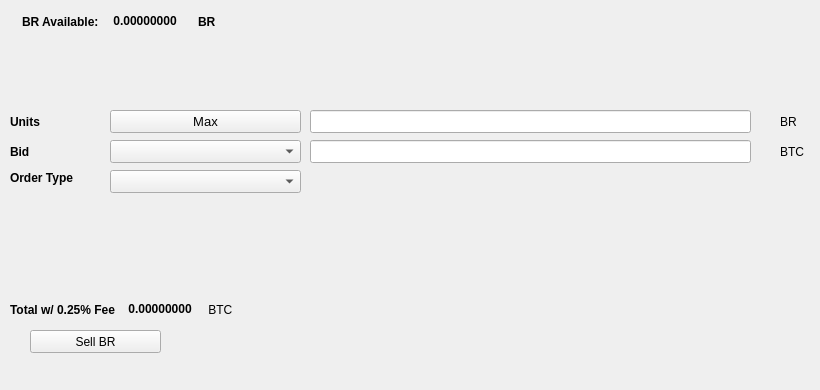
   <widget class="QWidget" name="SellTab">
    <attribute name="title">
     <string>Sell</string>
    </attribute>
    <widget class="QLabel" name="label_16">
     <property name="geometry">
      <rect>
       <x>780</x>
       <y>140</y>
       <width>31</width>
       <height>23</height>
      </rect>
     </property>
     <property name="text">
      <string>BTC</string>
     </property>
    </widget>
    <widget class="QComboBox" name="SellBidcomboBox">
     <property name="geometry">
      <rect>
       <x>110</x>
       <y>140</y>
       <width>191</width>
       <height>23</height>
      </rect>
     </property>
     <property name="font">
      <font>
       <pointsize>10</pointsize>
      </font>
     </property>
    </widget>
    <widget class="QLabel" name="label_18">
     <property name="geometry">
      <rect>
       <x>10</x>
       <y>110</y>
       <width>46</width>
       <height>23</height>
      </rect>
     </property>
     <property name="font">
      <font>
       <weight>75</weight>
       <bold>true</bold>
      </font>
     </property>
     <property name="text">
      <string>Units</string>
     </property>
    </widget>
    <widget class="QPushButton" name="Sell_Max_Amount">
     <property name="geometry">
      <rect>
       <x>110</x>
       <y>110</y>
       <width>191</width>
       <height>23</height>
      </rect>
     </property>
     <property name="font">
      <font>
       <pointsize>10</pointsize>
      </font>
     </property>
     <property name="text">
      <string>Max</string>
     </property>
    </widget>
    <widget class="QLabel" name="label_20">
     <property name="geometry">
      <rect>
       <x>10</x>
       <y>170</y>
       <width>91</width>
       <height>16</height>
      </rect>
     </property>
     <property name="font">
      <font>
       <weight>75</weight>
       <bold>true</bold>
      </font>
     </property>
     <property name="text">
      <string>Order Type</string>
     </property>
    </widget>
    <widget class="QComboBox" name="SellOrdertypeCombo">
     <property name="geometry">
      <rect>
       <x>110</x>
       <y>170</y>
       <width>191</width>
       <height>23</height>
      </rect>
     </property>
     <property name="font">
      <font>
       <pointsize>10</pointsize>
      </font>
     </property>
    </widget>
    <widget class="QLabel" name="label_21">
     <property name="geometry">
      <rect>
       <x>10</x>
       <y>140</y>
       <width>46</width>
       <height>23</height>
      </rect>
     </property>
     <property name="font">
      <font>
       <weight>75</weight>
       <bold>true</bold>
      </font>
     </property>
     <property name="text">
      <string>Bid</string>
     </property>
    </widget>
    <widget class="QLabel" name="label_22">
     <property name="geometry">
      <rect>
       <x>780</x>
       <y>110</y>
       <width>31</width>
       <height>23</height>
      </rect>
     </property>
     <property name="text">
      <string>BR</string>
     </property>
    </widget>
    <widget class="QLineEdit" name="UnitsInputBR">
     <property name="geometry">
      <rect>
       <x>310</x>
       <y>110</y>
       <width>441</width>
       <height>23</height>
      </rect>
     </property>
     <property name="font">
      <font>
       <pointsize>9</pointsize>
       <weight>75</weight>
       <bold>true</bold>
      </font>
     </property>
    </widget>
    <widget class="QLineEdit" name="SellBidPriceEdit">
     <property name="geometry">
      <rect>
       <x>310</x>
       <y>140</y>
       <width>441</width>
       <height>23</height>
      </rect>
     </property>
     <property name="font">
      <font>
       <pointsize>9</pointsize>
       <weight>75</weight>
       <bold>true</bold>
      </font>
     </property>
    </widget>
    <widget class="QPushButton" name="SellBRBTN">
     <property name="geometry">
      <rect>
       <x>30</x>
       <y>330</y>
       <width>131</width>
       <height>23</height>
      </rect>
     </property>
     <property name="text">
      <string>Sell BR</string>
     </property>
     <property name="icon">
      <iconset resource="../catocoin">
       <normaloff>:/icons/bitcoin</normaloff>:/icons/bitcoin</iconset>
     </property>
    </widget>
    <widget class="QWidget" name="layoutWidget3">
     <property name="geometry">
      <rect>
       <x>22</x>
       <y>12</y>
       <width>258</width>
       <height>19</height>
      </rect>
     </property>
     <layout class="QHBoxLayout" name="horizontalLayout">
      <item>
       <widget class="QLabel" name="label232_2">
        <property name="font">
         <font>
          <weight>75</weight>
          <bold>true</bold>
         </font>
        </property>
        <property name="text">
         <string>BR Available:</string>
        </property>
       </widget>
      </item>
      <item>
       <widget class="QLabel" name="BRAvailableLabel">
        <property name="palette">
         <palette>
          <active>
           <colorrole role="WindowText">
            <brush brushstyle="SolidPattern">
             <color alpha="255">
              <red>0</red>
              <green>0</green>
              <blue>0</blue>
             </color>
            </brush>
           </colorrole>
           <colorrole role="Button">
            <brush brushstyle="SolidPattern">
             <color alpha="255">
              <red>0</red>
              <green>170</green>
              <blue>0</blue>
             </color>
            </brush>
           </colorrole>
           <colorrole role="Light">
            <brush brushstyle="SolidPattern">
             <color alpha="255">
              <red>0</red>
              <green>255</green>
              <blue>0</blue>
             </color>
            </brush>
           </colorrole>
           <colorrole role="Midlight">
            <brush brushstyle="SolidPattern">
             <color alpha="255">
              <red>0</red>
              <green>212</green>
              <blue>0</blue>
             </color>
            </brush>
           </colorrole>
           <colorrole role="Dark">
            <brush brushstyle="SolidPattern">
             <color alpha="255">
              <red>0</red>
              <green>85</green>
              <blue>0</blue>
             </color>
            </brush>
           </colorrole>
           <colorrole role="Mid">
            <brush brushstyle="SolidPattern">
             <color alpha="255">
              <red>0</red>
              <green>113</green>
              <blue>0</blue>
             </color>
            </brush>
           </colorrole>
           <colorrole role="Text">
            <brush brushstyle="SolidPattern">
             <color alpha="255">
              <red>0</red>
              <green>170</green>
              <blue>0</blue>
             </color>
            </brush>
           </colorrole>
           <colorrole role="BrightText">
            <brush brushstyle="SolidPattern">
             <color alpha="255">
              <red>255</red>
              <green>255</green>
              <blue>255</blue>
             </color>
            </brush>
           </colorrole>
           <colorrole role="ButtonText">
            <brush brushstyle="SolidPattern">
             <color alpha="255">
              <red>0</red>
              <green>0</green>
              <blue>0</blue>
             </color>
            </brush>
           </colorrole>
           <colorrole role="Base">
            <brush brushstyle="SolidPattern">
             <color alpha="255">
              <red>255</red>
              <green>255</green>
              <blue>255</blue>
             </color>
            </brush>
           </colorrole>
           <colorrole role="Window">
            <brush brushstyle="SolidPattern">
             <color alpha="255">
              <red>0</red>
              <green>170</green>
              <blue>0</blue>
             </color>
            </brush>
           </colorrole>
           <colorrole role="Shadow">
            <brush brushstyle="SolidPattern">
             <color alpha="255">
              <red>0</red>
              <green>0</green>
              <blue>0</blue>
             </color>
            </brush>
           </colorrole>
           <colorrole role="AlternateBase">
            <brush brushstyle="SolidPattern">
             <color alpha="255">
              <red>127</red>
              <green>212</green>
              <blue>127</blue>
             </color>
            </brush>
           </colorrole>
           <colorrole role="ToolTipBase">
            <brush brushstyle="SolidPattern">
             <color alpha="255">
              <red>255</red>
              <green>255</green>
              <blue>220</blue>
             </color>
            </brush>
           </colorrole>
           <colorrole role="ToolTipText">
            <brush brushstyle="SolidPattern">
             <color alpha="255">
              <red>0</red>
              <green>0</green>
              <blue>0</blue>
             </color>
            </brush>
           </colorrole>
          </active>
          <inactive>
           <colorrole role="WindowText">
            <brush brushstyle="SolidPattern">
             <color alpha="255">
              <red>0</red>
              <green>0</green>
              <blue>0</blue>
             </color>
            </brush>
           </colorrole>
           <colorrole role="Button">
            <brush brushstyle="SolidPattern">
             <color alpha="255">
              <red>0</red>
              <green>170</green>
              <blue>0</blue>
             </color>
            </brush>
           </colorrole>
           <colorrole role="Light">
            <brush brushstyle="SolidPattern">
             <color alpha="255">
              <red>0</red>
              <green>255</green>
              <blue>0</blue>
             </color>
            </brush>
           </colorrole>
           <colorrole role="Midlight">
            <brush brushstyle="SolidPattern">
             <color alpha="255">
              <red>0</red>
              <green>212</green>
              <blue>0</blue>
             </color>
            </brush>
           </colorrole>
           <colorrole role="Dark">
            <brush brushstyle="SolidPattern">
             <color alpha="255">
              <red>0</red>
              <green>85</green>
              <blue>0</blue>
             </color>
            </brush>
           </colorrole>
           <colorrole role="Mid">
            <brush brushstyle="SolidPattern">
             <color alpha="255">
              <red>0</red>
              <green>113</green>
              <blue>0</blue>
             </color>
            </brush>
           </colorrole>
           <colorrole role="Text">
            <brush brushstyle="SolidPattern">
             <color alpha="255">
              <red>0</red>
              <green>170</green>
              <blue>0</blue>
             </color>
            </brush>
           </colorrole>
           <colorrole role="BrightText">
            <brush brushstyle="SolidPattern">
             <color alpha="255">
              <red>255</red>
              <green>255</green>
              <blue>255</blue>
             </color>
            </brush>
           </colorrole>
           <colorrole role="ButtonText">
            <brush brushstyle="SolidPattern">
             <color alpha="255">
              <red>0</red>
              <green>0</green>
              <blue>0</blue>
             </color>
            </brush>
           </colorrole>
           <colorrole role="Base">
            <brush brushstyle="SolidPattern">
             <color alpha="255">
              <red>255</red>
              <green>255</green>
              <blue>255</blue>
             </color>
            </brush>
           </colorrole>
           <colorrole role="Window">
            <brush brushstyle="SolidPattern">
             <color alpha="255">
              <red>0</red>
              <green>170</green>
              <blue>0</blue>
             </color>
            </brush>
           </colorrole>
           <colorrole role="Shadow">
            <brush brushstyle="SolidPattern">
             <color alpha="255">
              <red>0</red>
              <green>0</green>
              <blue>0</blue>
             </color>
            </brush>
           </colorrole>
           <colorrole role="AlternateBase">
            <brush brushstyle="SolidPattern">
             <color alpha="255">
              <red>127</red>
              <green>212</green>
              <blue>127</blue>
             </color>
            </brush>
           </colorrole>
           <colorrole role="ToolTipBase">
            <brush brushstyle="SolidPattern">
             <color alpha="255">
              <red>255</red>
              <green>255</green>
              <blue>220</blue>
             </color>
            </brush>
           </colorrole>
           <colorrole role="ToolTipText">
            <brush brushstyle="SolidPattern">
             <color alpha="255">
              <red>0</red>
              <green>0</green>
              <blue>0</blue>
             </color>
            </brush>
           </colorrole>
          </inactive>
          <disabled>
           <colorrole role="WindowText">
            <brush brushstyle="SolidPattern">
             <color alpha="255">
              <red>0</red>
              <green>85</green>
              <blue>0</blue>
             </color>
            </brush>
           </colorrole>
           <colorrole role="Button">
            <brush brushstyle="SolidPattern">
             <color alpha="255">
              <red>0</red>
              <green>170</green>
              <blue>0</blue>
             </color>
            </brush>
           </colorrole>
           <colorrole role="Light">
            <brush brushstyle="SolidPattern">
             <color alpha="255">
              <red>0</red>
              <green>255</green>
              <blue>0</blue>
             </color>
            </brush>
           </colorrole>
           <colorrole role="Midlight">
            <brush brushstyle="SolidPattern">
             <color alpha="255">
              <red>0</red>
              <green>212</green>
              <blue>0</blue>
             </color>
            </brush>
           </colorrole>
           <colorrole role="Dark">
            <brush brushstyle="SolidPattern">
             <color alpha="255">
              <red>0</red>
              <green>85</green>
              <blue>0</blue>
             </color>
            </brush>
           </colorrole>
           <colorrole role="Mid">
            <brush brushstyle="SolidPattern">
             <color alpha="255">
              <red>0</red>
              <green>113</green>
              <blue>0</blue>
             </color>
            </brush>
           </colorrole>
           <colorrole role="Text">
            <brush brushstyle="SolidPattern">
             <color alpha="255">
              <red>0</red>
              <green>85</green>
              <blue>0</blue>
             </color>
            </brush>
           </colorrole>
           <colorrole role="BrightText">
            <brush brushstyle="SolidPattern">
             <color alpha="255">
              <red>255</red>
              <green>255</green>
              <blue>255</blue>
             </color>
            </brush>
           </colorrole>
           <colorrole role="ButtonText">
            <brush brushstyle="SolidPattern">
             <color alpha="255">
              <red>0</red>
              <green>85</green>
              <blue>0</blue>
             </color>
            </brush>
           </colorrole>
           <colorrole role="Base">
            <brush brushstyle="SolidPattern">
             <color alpha="255">
              <red>0</red>
              <green>170</green>
              <blue>0</blue>
             </color>
            </brush>
           </colorrole>
           <colorrole role="Window">
            <brush brushstyle="SolidPattern">
             <color alpha="255">
              <red>0</red>
              <green>170</green>
              <blue>0</blue>
             </color>
            </brush>
           </colorrole>
           <colorrole role="Shadow">
            <brush brushstyle="SolidPattern">
             <color alpha="255">
              <red>0</red>
              <green>0</green>
              <blue>0</blue>
             </color>
            </brush>
           </colorrole>
           <colorrole role="AlternateBase">
            <brush brushstyle="SolidPattern">
             <color alpha="255">
              <red>0</red>
              <green>170</green>
              <blue>0</blue>
             </color>
            </brush>
           </colorrole>
           <colorrole role="ToolTipBase">
            <brush brushstyle="SolidPattern">
             <color alpha="255">
              <red>255</red>
              <green>255</green>
              <blue>220</blue>
             </color>
            </brush>
           </colorrole>
           <colorrole role="ToolTipText">
            <brush brushstyle="SolidPattern">
             <color alpha="255">
              <red>0</red>
              <green>0</green>
              <blue>0</blue>
             </color>
            </brush>
           </colorrole>
          </disabled>
         </palette>
        </property>
        <property name="font">
         <font>
          <weight>75</weight>
          <bold>true</bold>
         </font>
        </property>
        <property name="text">
         <string> 0.00000000 </string>
        </property>
        <property name="textInteractionFlags">
         <set>Qt::LinksAccessibleByMouse|Qt::TextSelectableByKeyboard|Qt::TextSelectableByMouse</set>
        </property>
       </widget>
      </item>
      <item>
       <widget class="QLabel" name="labelBR">
        <property name="font">
         <font>
          <weight>75</weight>
          <bold>true</bold>
         </font>
        </property>
        <property name="text">
         <string>BR</string>
        </property>
       </widget>
      </item>
     </layout>
    </widget>
    <widget class="QWidget" name="layoutWidget">
     <property name="geometry">
      <rect>
       <x>10</x>
       <y>300</y>
       <width>268</width>
       <height>19</height>
      </rect>
     </property>
     <layout class="QHBoxLayout" name="horizontalLayout_2">
      <item>
       <widget class="QLabel" name="label_19">
        <property name="font">
         <font>
          <weight>75</weight>
          <bold>true</bold>
         </font>
        </property>
        <property name="text">
         <string>Total w/ 0.25% Fee </string>
        </property>
       </widget>
      </item>
      <item>
       <widget class="QLabel" name="SellCostLabel">
        <property name="palette">
         <palette>
          <active>
           <colorrole role="WindowText">
            <brush brushstyle="SolidPattern">
             <color alpha="255">
              <red>0</red>
              <green>0</green>
              <blue>0</blue>
             </color>
            </brush>
           </colorrole>
           <colorrole role="Button">
            <brush brushstyle="SolidPattern">
             <color alpha="255">
              <red>0</red>
              <green>170</green>
              <blue>0</blue>
             </color>
            </brush>
           </colorrole>
           <colorrole role="Light">
            <brush brushstyle="SolidPattern">
             <color alpha="255">
              <red>0</red>
              <green>255</green>
              <blue>0</blue>
             </color>
            </brush>
           </colorrole>
           <colorrole role="Midlight">
            <brush brushstyle="SolidPattern">
             <color alpha="255">
              <red>0</red>
              <green>212</green>
              <blue>0</blue>
             </color>
            </brush>
           </colorrole>
           <colorrole role="Dark">
            <brush brushstyle="SolidPattern">
             <color alpha="255">
              <red>0</red>
              <green>85</green>
              <blue>0</blue>
             </color>
            </brush>
           </colorrole>
           <colorrole role="Mid">
            <brush brushstyle="SolidPattern">
             <color alpha="255">
              <red>0</red>
              <green>113</green>
              <blue>0</blue>
             </color>
            </brush>
           </colorrole>
           <colorrole role="Text">
            <brush brushstyle="SolidPattern">
             <color alpha="255">
              <red>0</red>
              <green>170</green>
              <blue>0</blue>
             </color>
            </brush>
           </colorrole>
           <colorrole role="BrightText">
            <brush brushstyle="SolidPattern">
             <color alpha="255">
              <red>255</red>
              <green>255</green>
              <blue>255</blue>
             </color>
            </brush>
           </colorrole>
           <colorrole role="ButtonText">
            <brush brushstyle="SolidPattern">
             <color alpha="255">
              <red>0</red>
              <green>0</green>
              <blue>0</blue>
             </color>
            </brush>
           </colorrole>
           <colorrole role="Base">
            <brush brushstyle="SolidPattern">
             <color alpha="255">
              <red>255</red>
              <green>255</green>
              <blue>255</blue>
             </color>
            </brush>
           </colorrole>
           <colorrole role="Window">
            <brush brushstyle="SolidPattern">
             <color alpha="255">
              <red>0</red>
              <green>170</green>
              <blue>0</blue>
             </color>
            </brush>
           </colorrole>
           <colorrole role="Shadow">
            <brush brushstyle="SolidPattern">
             <color alpha="255">
              <red>0</red>
              <green>0</green>
              <blue>0</blue>
             </color>
            </brush>
           </colorrole>
           <colorrole role="AlternateBase">
            <brush brushstyle="SolidPattern">
             <color alpha="255">
              <red>127</red>
              <green>212</green>
              <blue>127</blue>
             </color>
            </brush>
           </colorrole>
           <colorrole role="ToolTipBase">
            <brush brushstyle="SolidPattern">
             <color alpha="255">
              <red>255</red>
              <green>255</green>
              <blue>220</blue>
             </color>
            </brush>
           </colorrole>
           <colorrole role="ToolTipText">
            <brush brushstyle="SolidPattern">
             <color alpha="255">
              <red>0</red>
              <green>0</green>
              <blue>0</blue>
             </color>
            </brush>
           </colorrole>
          </active>
          <inactive>
           <colorrole role="WindowText">
            <brush brushstyle="SolidPattern">
             <color alpha="255">
              <red>0</red>
              <green>0</green>
              <blue>0</blue>
             </color>
            </brush>
           </colorrole>
           <colorrole role="Button">
            <brush brushstyle="SolidPattern">
             <color alpha="255">
              <red>0</red>
              <green>170</green>
              <blue>0</blue>
             </color>
            </brush>
           </colorrole>
           <colorrole role="Light">
            <brush brushstyle="SolidPattern">
             <color alpha="255">
              <red>0</red>
              <green>255</green>
              <blue>0</blue>
             </color>
            </brush>
           </colorrole>
           <colorrole role="Midlight">
            <brush brushstyle="SolidPattern">
             <color alpha="255">
              <red>0</red>
              <green>212</green>
              <blue>0</blue>
             </color>
            </brush>
           </colorrole>
           <colorrole role="Dark">
            <brush brushstyle="SolidPattern">
             <color alpha="255">
              <red>0</red>
              <green>85</green>
              <blue>0</blue>
             </color>
            </brush>
           </colorrole>
           <colorrole role="Mid">
            <brush brushstyle="SolidPattern">
             <color alpha="255">
              <red>0</red>
              <green>113</green>
              <blue>0</blue>
             </color>
            </brush>
           </colorrole>
           <colorrole role="Text">
            <brush brushstyle="SolidPattern">
             <color alpha="255">
              <red>0</red>
              <green>170</green>
              <blue>0</blue>
             </color>
            </brush>
           </colorrole>
           <colorrole role="BrightText">
            <brush brushstyle="SolidPattern">
             <color alpha="255">
              <red>255</red>
              <green>255</green>
              <blue>255</blue>
             </color>
            </brush>
           </colorrole>
           <colorrole role="ButtonText">
            <brush brushstyle="SolidPattern">
             <color alpha="255">
              <red>0</red>
              <green>0</green>
              <blue>0</blue>
             </color>
            </brush>
           </colorrole>
           <colorrole role="Base">
            <brush brushstyle="SolidPattern">
             <color alpha="255">
              <red>255</red>
              <green>255</green>
              <blue>255</blue>
             </color>
            </brush>
           </colorrole>
           <colorrole role="Window">
            <brush brushstyle="SolidPattern">
             <color alpha="255">
              <red>0</red>
              <green>170</green>
              <blue>0</blue>
             </color>
            </brush>
           </colorrole>
           <colorrole role="Shadow">
            <brush brushstyle="SolidPattern">
             <color alpha="255">
              <red>0</red>
              <green>0</green>
              <blue>0</blue>
             </color>
            </brush>
           </colorrole>
           <colorrole role="AlternateBase">
            <brush brushstyle="SolidPattern">
             <color alpha="255">
              <red>127</red>
              <green>212</green>
              <blue>127</blue>
             </color>
            </brush>
           </colorrole>
           <colorrole role="ToolTipBase">
            <brush brushstyle="SolidPattern">
             <color alpha="255">
              <red>255</red>
              <green>255</green>
              <blue>220</blue>
             </color>
            </brush>
           </colorrole>
           <colorrole role="ToolTipText">
            <brush brushstyle="SolidPattern">
             <color alpha="255">
              <red>0</red>
              <green>0</green>
              <blue>0</blue>
             </color>
            </brush>
           </colorrole>
          </inactive>
          <disabled>
           <colorrole role="WindowText">
            <brush brushstyle="SolidPattern">
             <color alpha="255">
              <red>0</red>
              <green>85</green>
              <blue>0</blue>
             </color>
            </brush>
           </colorrole>
           <colorrole role="Button">
            <brush brushstyle="SolidPattern">
             <color alpha="255">
              <red>0</red>
              <green>170</green>
              <blue>0</blue>
             </color>
            </brush>
           </colorrole>
           <colorrole role="Light">
            <brush brushstyle="SolidPattern">
             <color alpha="255">
              <red>0</red>
              <green>255</green>
              <blue>0</blue>
             </color>
            </brush>
           </colorrole>
           <colorrole role="Midlight">
            <brush brushstyle="SolidPattern">
             <color alpha="255">
              <red>0</red>
              <green>212</green>
              <blue>0</blue>
             </color>
            </brush>
           </colorrole>
           <colorrole role="Dark">
            <brush brushstyle="SolidPattern">
             <color alpha="255">
              <red>0</red>
              <green>85</green>
              <blue>0</blue>
             </color>
            </brush>
           </colorrole>
           <colorrole role="Mid">
            <brush brushstyle="SolidPattern">
             <color alpha="255">
              <red>0</red>
              <green>113</green>
              <blue>0</blue>
             </color>
            </brush>
           </colorrole>
           <colorrole role="Text">
            <brush brushstyle="SolidPattern">
             <color alpha="255">
              <red>0</red>
              <green>85</green>
              <blue>0</blue>
             </color>
            </brush>
           </colorrole>
           <colorrole role="BrightText">
            <brush brushstyle="SolidPattern">
             <color alpha="255">
              <red>255</red>
              <green>255</green>
              <blue>255</blue>
             </color>
            </brush>
           </colorrole>
           <colorrole role="ButtonText">
            <brush brushstyle="SolidPattern">
             <color alpha="255">
              <red>0</red>
              <green>85</green>
              <blue>0</blue>
             </color>
            </brush>
           </colorrole>
           <colorrole role="Base">
            <brush brushstyle="SolidPattern">
             <color alpha="255">
              <red>0</red>
              <green>170</green>
              <blue>0</blue>
             </color>
            </brush>
           </colorrole>
           <colorrole role="Window">
            <brush brushstyle="SolidPattern">
             <color alpha="255">
              <red>0</red>
              <green>170</green>
              <blue>0</blue>
             </color>
            </brush>
           </colorrole>
           <colorrole role="Shadow">
            <brush brushstyle="SolidPattern">
             <color alpha="255">
              <red>0</red>
              <green>0</green>
              <blue>0</blue>
             </color>
            </brush>
           </colorrole>
           <colorrole role="AlternateBase">
            <brush brushstyle="SolidPattern">
             <color alpha="255">
              <red>0</red>
              <green>170</green>
              <blue>0</blue>
             </color>
            </brush>
           </colorrole>
           <colorrole role="ToolTipBase">
            <brush brushstyle="SolidPattern">
             <color alpha="255">
              <red>255</red>
              <green>255</green>
              <blue>220</blue>
             </color>
            </brush>
           </colorrole>
           <colorrole role="ToolTipText">
            <brush brushstyle="SolidPattern">
             <color alpha="255">
              <red>0</red>
              <green>0</green>
              <blue>0</blue>
             </color>
            </brush>
           </colorrole>
          </disabled>
         </palette>
        </property>
        <property name="font">
         <font>
          <weight>75</weight>
          <bold>true</bold>
         </font>
        </property>
        <property name="autoFillBackground">
         <bool>false</bool>
        </property>
        <property name="text">
         <string> 0.00000000</string>
        </property>
        <property name="textInteractionFlags">
         <set>Qt::LinksAccessibleByMouse|Qt::TextSelectableByMouse</set>
        </property>
       </widget>
      </item>
      <item>
       <widget class="QLabel" name="label_17">
        <property name="font">
         <font>
          <weight>50</weight>
          <bold>false</bold>
         </font>
        </property>
        <property name="text">
         <string> BTC</string>
        </property>
       </widget>
      </item>
     </layout>
    </widget>
    <widget class="QLabel" name="label_23">
     <property name="geometry">
      <rect>
       <x>460</x>
       <y>300</y>
       <width>281</width>
       <height>81</height>
      </rect>
     </property>
     <property name="text">
      <string/>
     </property>
     <property name="pixmap">
      <pixmap>:/images/bittrex</pixmap>
     </property>
    </widget>
   </widget>
